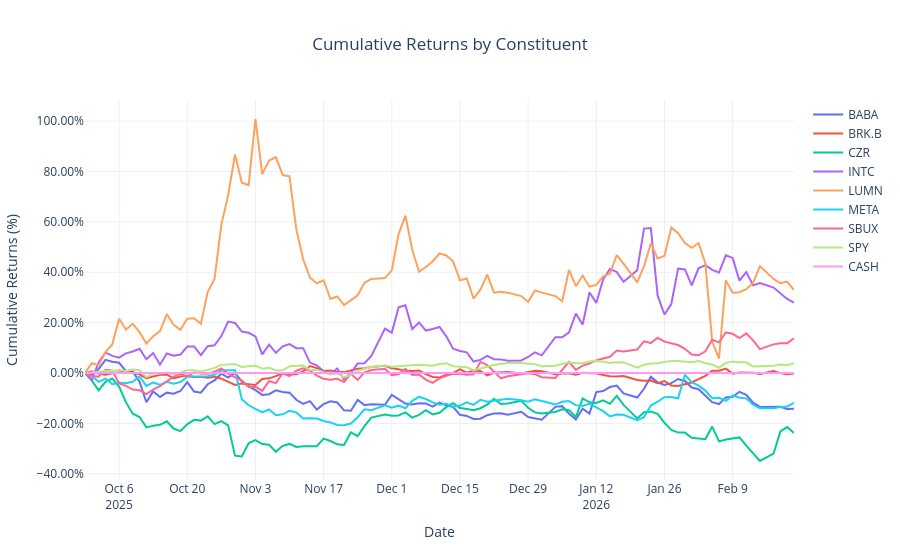

Write notebook code for a chart like this one.
### Code cell
pr = PerformanceReport(bt.portfolio, market)
pr.plot_returns(by_constituent=True).show()
